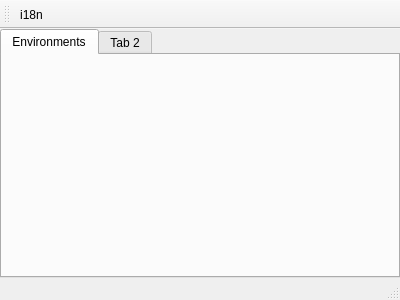
<?xml version="1.0" encoding="UTF-8"?>
<ui version="4.0">
 <class>MainWindow</class>
 <widget class="QMainWindow" name="MainWindow">
  <property name="geometry">
   <rect>
    <x>0</x>
    <y>0</y>
    <width>400</width>
    <height>300</height>
   </rect>
  </property>
  <property name="windowTitle">
   <string>MainWindow</string>
  </property>
  <widget class="QWidget" name="centralWidget">
   <layout class="QHBoxLayout" name="horizontalLayout">
    <property name="leftMargin">
     <number>0</number>
    </property>
    <property name="topMargin">
     <number>0</number>
    </property>
    <property name="rightMargin">
     <number>0</number>
    </property>
    <property name="bottomMargin">
     <number>0</number>
    </property>
    <item>
     <widget class="QTabWidget" name="tabWidget">
      <widget class="QWidget" name="tabPyEnv">
       <attribute name="title">
        <string>Environments</string>
       </attribute>
      </widget>
      <widget class="QWidget" name="tab_2">
       <attribute name="title">
        <string>Tab 2</string>
       </attribute>
      </widget>
     </widget>
    </item>
   </layout>
  </widget>
  <widget class="QMenuBar" name="menuBar">
   <property name="geometry">
    <rect>
     <x>0</x>
     <y>0</y>
     <width>400</width>
     <height>23</height>
    </rect>
   </property>
  </widget>
  <widget class="QToolBar" name="mainToolBar">
   <attribute name="toolBarArea">
    <enum>TopToolBarArea</enum>
   </attribute>
   <attribute name="toolBarBreak">
    <bool>false</bool>
   </attribute>
   <addaction name="actioni18n"/>
  </widget>
  <widget class="QStatusBar" name="statusBar"/>
  <action name="actioni18n">
   <property name="icon">
    <iconset resource="src.qrc">
     <normaloff>:/ico/i18n.png</normaloff>:/ico/i18n.png</iconset>
   </property>
   <property name="text">
    <string>i18n</string>
   </property>
  </action>
 </widget>
 <layoutdefault spacing="6" margin="11"/>
 <resources>
  <include location="src.qrc"/>
 </resources>
 <connections/>
</ui>
